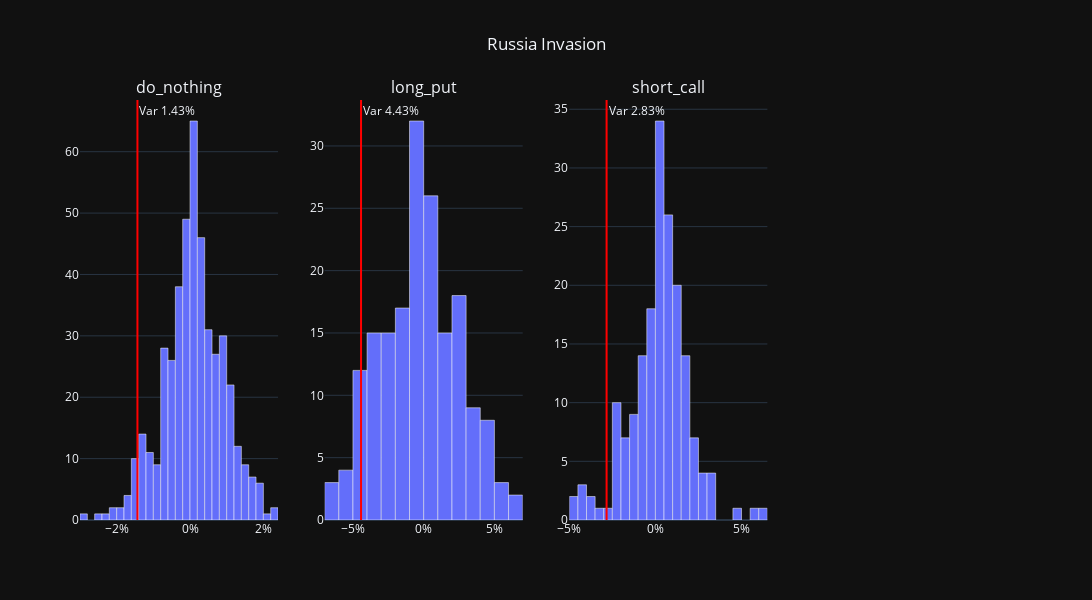

Source (notebook cell):
### Code cell
risk_info = (
    risk.risk(
        returns = returns_list
    )
)

print(risk_info.compute_var(95))

(
    risk_info
    .visualize_returns(
        title = 'Russia Invasion',
        n_rows = 1, 
        height = 600, 
        width = 1500
    )
)

### Figure 1 — Plotly figure (JSON) as saved in the notebook; plotly's stock layout.template omitted (floating-point values rounded to 4 significant figures; data arrays with more than 128 entries replaced by an {"elided": "..."} marker saying what was removed)
{"data": [{"marker": {"color": "#636EFA", "line": {"color": "white", "width": 0.5}}, "type": "histogram", "x": {"elided": "454 float values"}, "xaxis": "x", "yaxis": "y"}, {"marker": {"color": "#636EFA", "line": {"color": "white", "width": 0.5}}, "type": "histogram", "x": {"elided": "179 float values"}, "xaxis": "x2", "yaxis": "y2"}, {"marker": {"color": "#636EFA", "line": {"color": "white", "width": 0.5}}, "type": "histogram", "x": {"elided": "179 float values"}, "xaxis": "x3", "yaxis": "y3"}], "layout": {"annotations": [{"font": {"size": 16}, "showarrow": false, "text": "do_nothing", "x": 0.1062, "xanchor": "center", "xref": "paper", "y": 1, "yanchor": "bottom", "yref": "paper"}, {"font": {"size": 16}, "showarrow": false, "text": "long_put", "x": 0.3688, "xanchor": "center", "xref": "paper", "y": 1, "yanchor": "bottom", "yref": "paper"}, {"font": {"size": 16}, "showarrow": false, "text": "short_call", "x": 0.6313, "xanchor": "center", "xref": "paper", "y": 1, "yanchor": "bottom", "yref": "paper"}, {"showarrow": false, "text": "Var 1.43%", "x": -0.01434, "xanchor": "left", "xref": "x", "y": 1, "yanchor": "top", "yref": "y domain"}, {"showarrow": false, "text": "Var 4.43%", "x": -0.04427, "xanchor": "left", "xref": "x2", "y": 1, "yanchor": "top", "yref": "y2 domain"}, {"showarrow": false, "text": "Var 2.83%", "x": -0.02835, "xanchor": "left", "xref": "x3", "y": 1, "yanchor": "top", "yref": "y3 domain"}], "height": 600, "shapes": [{"line": {"color": "red"}, "type": "line", "x0": -0.01434, "x1": -0.01434, "xref": "x", "y0": 0, "y1": 1, "yref": "y domain"}, {"line": {"color": "red"}, "type": "line", "x0": -0.04427, "x1": -0.04427, "xref": "x2", "y0": 0, "y1": 1, "yref": "y2 domain"}, {"line": {"color": "red"}, "type": "line", "x0": -0.02835, "x1": -0.02835, "xref": "x3", "y0": 0, "y1": 1, "yref": "y3 domain"}], "showlegend": false, "title": {"text": "Russia Invasion", "x": 0.5}, "width": 1500, "xaxis": {"anchor": "y", "domain": [0, 0.2125], "showgrid": false, "tickformat": ".0%"}, "xaxis2": {"anchor": "y2", "domain": [0.2625, 0.475], "showgrid": false, "tickformat": ".0%"}, "xaxis3": {"anchor": "y3", "domain": [0.525, 0.7375], "showgrid": false, "tickformat": ".0%"}, "xaxis4": {"anchor": "y4", "domain": [0.7875, 1]}, "yaxis": {"anchor": "x", "domain": [0, 1]}, "yaxis2": {"anchor": "x2", "domain": [0, 1]}, "yaxis3": {"anchor": "x3", "domain": [0, 1]}, "yaxis4": {"anchor": "x4", "domain": [0, 1]}}}
